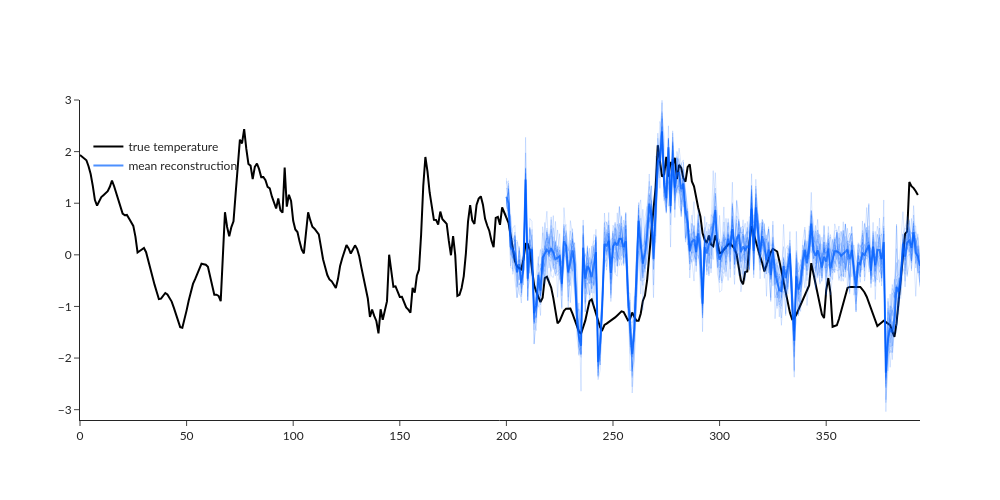

The code cell stored with this chart in its notebook:
### Code cell
sym = torch.triu(x_test_covar_est, diagonal = 1).add(torch.triu(x_test_covar_est, diagonal = 1).mT)
# x_test_covar_est_psd = sym.add(torch.eye(n = sym.shape[0], device = device).mul(torch.clip(x_test_covar_est.diag(), min = 0.00001)))
x_test_covar_est_psd = sym.add(torch.eye(n = sym.shape[0], device = device).mul(torch.clip(x_test_covar_est.diag(), min = 0.000).add(0.08)))
# x_test_covar_est_psd_alternative = x_test_covar_est.add(torch.eye(n = sym.shape[0], device = device).mul(0.09))

# Initalise
fig = go.Figure()

fig.add_trace(go.Scatter(x = torch.arange(0, temp_norm.shape[0] -7), y = co2_norm, # reversing the meaning of x
                        mode = 'lines',
                        name = 'true temperature',
                        line_color = "black"))

fig.add_trace(go.Scatter(x = torch.arange(N_TRAIN.item(), temp_norm.shape[0]), y = x_test_mean_est.cpu(), # reversing the meaning of x
                        mode = 'lines',
                        name = 'mean reconstruction',
                        line_color = 'rgba(0,97,255, 0.7)'))


for i in range(20):
    # Sample via Cholesky
    L = torch.linalg.cholesky(x_test_covar_est_psd.cpu())
    Z = torch.randn(size = [L.shape[-1]], dtype = torch.float32).unsqueeze(0)
    sample = x_test_mean_est.cpu() + torch.matmul(Z, L)  
    fig.add_trace(go.Scatter(x = np.arange(N_TRAIN.item(), co2_norm.shape[0]), y = sample.squeeze(), 
                        mode = 'lines',
                        name = 'Sample',
                        showlegend = False,
                        line = dict(
                                color = 'rgba(0,97,255, 0.3)',
                                width = 0.5
                            )
                        ))

fig.update_layout(template = "simple_white")
fig.update_layout(font_family = "Lato")
fig.update_layout(legend = dict(x = 0.01, y = 0.9, bgcolor = "rgba(0,0,0,0)"))

fig.update_layout(width = 1000, height = 500)
fig.update_layout(yaxis_range = [-3.2, 3.0])

fig.show()

### Figure 1 — Plotly figure (JSON) as saved in the notebook; plotly's stock layout.template omitted (floating-point values rounded to 4 significant figures; data arrays with more than 128 entries replaced by an {"elided": "..."} marker saying what was removed)
{"data": [{"line": {"color": "black"}, "mode": "lines", "name": "true temperature", "type": "scatter", "x": {"elided": "394 int values"}, "y": {"elided": "401 float values"}}, {"line": {"color": "rgba(0,97,255, 0.7)"}, "mode": "lines", "name": "mean reconstruction", "type": "scatter", "x": {"elided": "201 int values"}, "y": {"elided": "195 float values"}}, {"line": {"color": "rgba(0,97,255, 0.3)", "width": 0.5}, "mode": "lines", "name": "Sample", "showlegend": false, "type": "scatter", "x": {"elided": "201 int values"}, "y": {"elided": "195 float values"}}, {"line": {"color": "rgba(0,97,255, 0.3)", "width": 0.5}, "mode": "lines", "name": "Sample", "showlegend": false, "type": "scatter", "x": {"elided": "201 int values"}, "y": {"elided": "195 float values"}}, {"line": {"color": "rgba(0,97,255, 0.3)", "width": 0.5}, "mode": "lines", "name": "Sample", "showlegend": false, "type": "scatter", "x": {"elided": "201 int values"}, "y": {"elided": "195 float values"}}, {"line": {"color": "rgba(0,97,255, 0.3)", "width": 0.5}, "mode": "lines", "name": "Sample", "showlegend": false, "type": "scatter", "x": {"elided": "201 int values"}, "y": {"elided": "195 float values"}}, {"line": {"color": "rgba(0,97,255, 0.3)", "width": 0.5}, "mode": "lines", "name": "Sample", "showlegend": false, "type": "scatter", "x": {"elided": "201 int values"}, "y": {"elided": "195 float values"}}, {"line": {"color": "rgba(0,97,255, 0.3)", "width": 0.5}, "mode": "lines", "name": "Sample", "showlegend": false, "type": "scatter", "x": {"elided": "201 int values"}, "y": {"elided": "195 float values"}}, {"line": {"color": "rgba(0,97,255, 0.3)", "width": 0.5}, "mode": "lines", "name": "Sample", "showlegend": false, "type": "scatter", "x": {"elided": "201 int values"}, "y": {"elided": "195 float values"}}, {"line": {"color": "rgba(0,97,255, 0.3)", "width": 0.5}, "mode": "lines", "name": "Sample", "showlegend": false, "type": "scatter", "x": {"elided": "201 int values"}, "y": {"elided": "195 float values"}}, {"line": {"color": "rgba(0,97,255, 0.3)", "width": 0.5}, "mode": "lines", "name": "Sample", "showlegend": false, "type": "scatter", "x": {"elided": "201 int values"}, "y": {"elided": "195 float values"}}, {"line": {"color": "rgba(0,97,255, 0.3)", "width": 0.5}, "mode": "lines", "name": "Sample", "showlegend": false, "type": "scatter", "x": {"elided": "201 int values"}, "y": {"elided": "195 float values"}}, {"line": {"color": "rgba(0,97,255, 0.3)", "width": 0.5}, "mode": "lines", "name": "Sample", "showlegend": false, "type": "scatter", "x": {"elided": "201 int values"}, "y": {"elided": "195 float values"}}, {"line": {"color": "rgba(0,97,255, 0.3)", "width": 0.5}, "mode": "lines", "name": "Sample", "showlegend": false, "type": "scatter", "x": {"elided": "201 int values"}, "y": {"elided": "195 float values"}}, {"line": {"color": "rgba(0,97,255, 0.3)", "width": 0.5}, "mode": "lines", "name": "Sample", "showlegend": false, "type": "scatter", "x": {"elided": "201 int values"}, "y": {"elided": "195 float values"}}, {"line": {"color": "rgba(0,97,255, 0.3)", "width": 0.5}, "mode": "lines", "name": "Sample", "showlegend": false, "type": "scatter", "x": {"elided": "201 int values"}, "y": {"elided": "195 float values"}}, {"line": {"color": "rgba(0,97,255, 0.3)", "width": 0.5}, "mode": "lines", "name": "Sample", "showlegend": false, "type": "scatter", "x": {"elided": "201 int values"}, "y": {"elided": "195 float values"}}, {"line": {"color": "rgba(0,97,255, 0.3)", "width": 0.5}, "mode": "lines", "name": "Sample", "showlegend": false, "type": "scatter", "x": {"elided": "201 int values"}, "y": {"elided": "195 float values"}}, {"line": {"color": "rgba(0,97,255, 0.3)", "width": 0.5}, "mode": "lines", "name": "Sample", "showlegend": false, "type": "scatter", "x": {"elided": "201 int values"}, "y": {"elided": "195 float values"}}, {"line": {"color": "rgba(0,97,255, 0.3)", "width": 0.5}, "mode": "lines", "name": "Sample", "showlegend": false, "type": "scatter", "x": {"elided": "201 int values"}, "y": {"elided": "195 float values"}}, {"line": {"color": "rgba(0,97,255, 0.3)", "width": 0.5}, "mode": "lines", "name": "Sample", "showlegend": false, "type": "scatter", "x": {"elided": "201 int values"}, "y": {"elided": "195 float values"}}, {"line": {"color": "rgba(0,97,255, 0.3)", "width": 0.5}, "mode": "lines", "name": "Sample", "showlegend": false, "type": "scatter", "x": {"elided": "201 int values"}, "y": {"elided": "195 float values"}}], "layout": {"font": {"family": "Lato"}, "height": 500, "legend": {"bgcolor": "rgba(0,0,0,0)", "x": 0.01, "y": 0.9}, "width": 1000, "yaxis": {"range": [-3.2, 3]}}}
